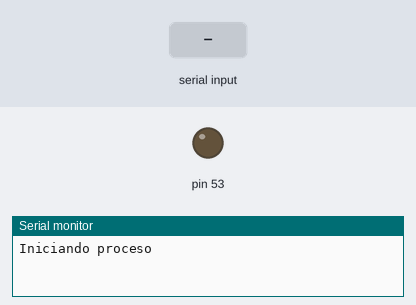
Bench run of a sketch on a simulated Arduino Mega 2560, built with avr-gcc and run on an emulated ATmega2560. Parts: output pins drawn as LEDs (lit = HIGH), the last lines printed to the serial monitor. Dashed ring = blinking. The test bench sets the inputs (shaded band).

Above: at 1.2 s.
1.3 s: "c" received over Serial
At 1.4 s:
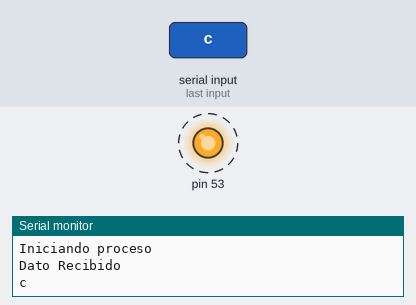
4.3 s: "a" received over Serial
At 5.4 s:
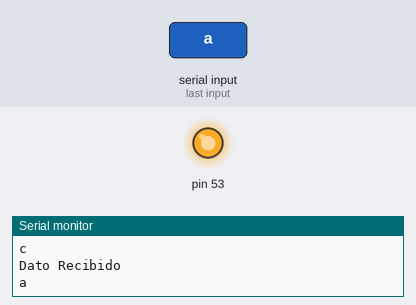
6.0 s: "b" received over Serial
At 6.5 s:
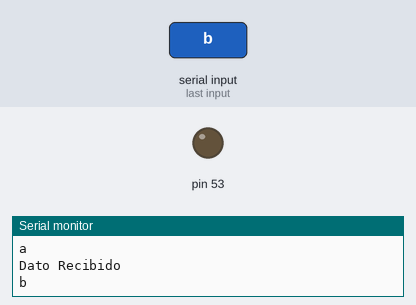
Timing chart, 0 to 9.0 s (numbered marks = the images above; inputs shaded):
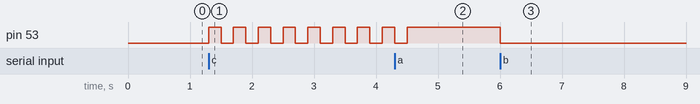

The sketch:

PracticaBluetoot.ino
```cpp
void setup() {
  // put your setup code here, to run once:
Serial.begin(9600);
Serial.println("Iniciando proceso");
pinMode(53,OUTPUT);
}

void loop() {
  // put your main code here, to run repeatedly:
if (Serial.available()){
  char data = Serial.read();
  Serial.println("Dato Recibido");
  Serial.println(data);
  if (data=='a'){
    digitalWrite(53,HIGH);
  }else if (data=='b'){
    digitalWrite(53,LOW);
  }else if (data=='c'){
    while (!Serial.available()){ //Mientras no se le envíen datos Serial.available es False
    digitalWrite(53,HIGH);
    delay(200);
    digitalWrite(53,LOW);
    delay(200);
    }
  }
}
}
```

Measured:
- after the input at 1.3 s, pin 53: alternates HIGH for 0.20 s and LOW for 0.20 s, starting at once
- after the input at 4.3 s, pin 53: goes on until 4.5 s, then stays HIGH
- after the input at 6.0 s, pin 53: HIGH → LOW at once
